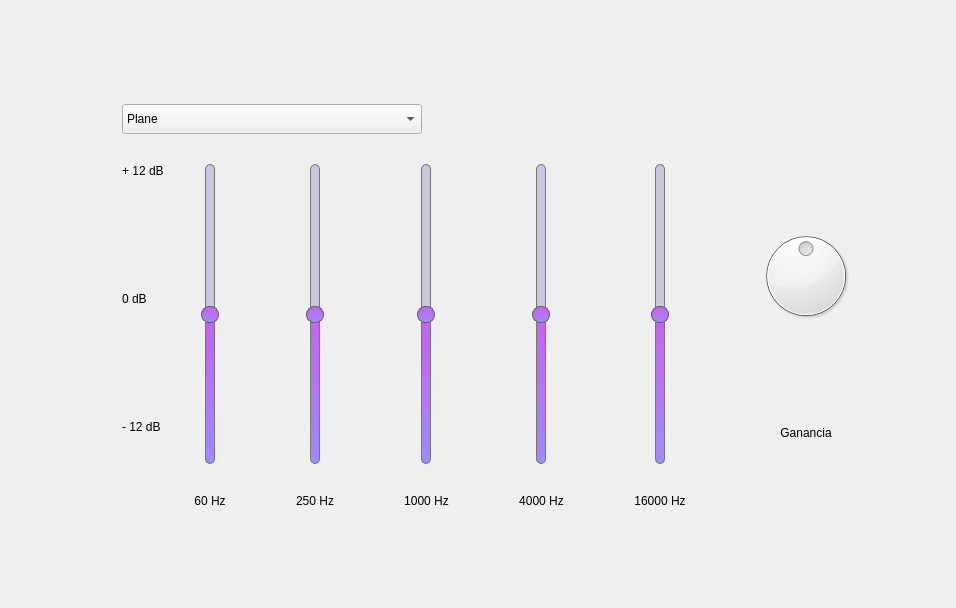
      <widget class="QWidget" name="equalizer_page">
       <property name="styleSheet">
        <string notr="true">QDial {
    background: none;
}

QDial::groove {
    background: qlineargradient(spread:pad, x1:0, y1:0, x2:1, y2:1, stop:0 #c661ea, stop:1 rgb(179, 159, 255));
    border: 1px solid #bbb;
    border-radius: 50%; /* Forma circular */
}

QDial::handle {
    background: qlineargradient(spread:pad, x1:0, y1:0, x2:1, y2:1, stop:0 #c661ea, stop:1 rgb(159, 139, 255));
    border: 1px solid #5c5c5c;
    width: 15px;
    height: 15px;
    border-radius: 8px;
}

QDial::handle:hover {
    background: qlineargradient(spread:pad, x1:0, y1:0, x2:1, y2:1, stop:0 rgb(199, 179, 255), stop:1 rgb(179, 159, 255));
}
QSlider::groove:vertical {
    border: 1px solid #bbb;
    background: qlineargradient(x1: 0, y1: 0, x2: 0, y2: 1, stop: 0 #c661ea, stop: 1 rgb(179, 159, 255)); /* Gradiente vertical invertido */
    width: 8px;
    border-radius: 5px;
}

QSlider::handle:vertical {
    background: qlineargradient(x1: 0, y1: 0, x2: 0, y2: 1, stop: 0 #c661ea, stop: 1 rgb(159, 139, 255)); /* Gradiente vertical invertido */
    border: 1px solid #5c5c5c;
    width: 15px;
    height: 15px;
    border-radius: 8px;
    margin: 0 -5px; 
}

QSlider::handle:vertical:hover {
    background: qlineargradient(x1: 0, y1: 0, x2: 0, y2: 1, stop: 0 rgb(199, 179, 255), stop: 1 rgb(179, 159, 255)); /* Color más claro al hacer hover */
}

QSlider::add-page:vertical {
    background: qlineargradient(x1: 0, y1: 0, x2: 0, y2: 1, stop: 0 #c661ea, stop: 1 rgb(159, 139, 255)); /* Parte llena de la ranura con gradiente invertido */
    border: 1px solid #777;
    width: 10px;
    border-radius: 5px;
}

QSlider::sub-page:vertical {
    background: rgb(201, 200, 222); /* Parte vacía de la ranura */
    border: 1px solid #777;
    width: 10px;
    border-radius: 5px;
}
</string>
       </property>
       <layout class="QGridLayout" name="gridLayout_21" rowstretch="0,0">
        <property name="leftMargin">
         <number>50</number>
        </property>
        <property name="topMargin">
         <number>50</number>
        </property>
        <property name="rightMargin">
         <number>100</number>
        </property>
        <property name="bottomMargin">
         <number>100</number>
        </property>
        <property name="spacing">
         <number>40</number>
        </property>
        <item row="0" column="0">
         <widget class="QPushButton" name="back_to_config_equalizer">
          <property name="cursor">
           <cursorShape>PointingHandCursor</cursorShape>
          </property>
          <property name="styleSheet">
           <string notr="true">QPushButton {
	border: none;
	background: transparent;
}</string>
          </property>
          <property name="text">
           <string/>
          </property>
          <property name="icon">
           <iconset resource="recurses.qrc">
            <normaloff>:/icons/icons/icons8-back-100.png</normaloff>:/icons/icons/icons8-back-100.png</iconset>
          </property>
          <property name="iconSize">
           <size>
            <width>40</width>
            <height>40</height>
           </size>
          </property>
          <property name="checkable">
           <bool>true</bool>
          </property>
         </widget>
        </item>
        <item row="1" column="1">
         <layout class="QGridLayout" name="gridLayout_20">
          <property name="spacing">
           <number>30</number>
          </property>
          <item row="0" column="0">
           <widget class="QComboBox" name="combo_box_equalizer">
            <property name="sizePolicy">
             <sizepolicy hsizetype="Expanding" vsizetype="Fixed">
              <horstretch>0</horstretch>
              <verstretch>0</verstretch>
             </sizepolicy>
            </property>
            <property name="minimumSize">
             <size>
              <width>300</width>
              <height>30</height>
             </size>
            </property>
            <property name="maximumSize">
             <size>
              <width>300</width>
              <height>30</height>
             </size>
            </property>
            <property name="sizeIncrement">
             <size>
              <width>300</width>
              <height>0</height>
             </size>
            </property>
            <item>
             <property name="text">
              <string>Plane</string>
             </property>
            </item>
            <item>
             <property name="text">
              <string>Bass</string>
             </property>
            </item>
            <item>
             <property name="text">
              <string>Vocal</string>
             </property>
            </item>
            <item>
             <property name="text">
              <string>Clasical</string>
             </property>
            </item>
            <item>
             <property name="text">
              <string>User</string>
             </property>
            </item>
           </widget>
          </item>
          <item row="1" column="2">
           <layout class="QGridLayout" name="gridLayout_19">
            <item row="0" column="0">
             <widget class="QDial" name="dial">
              <property name="sizePolicy">
               <sizepolicy hsizetype="MinimumExpanding" vsizetype="Expanding">
                <horstretch>0</horstretch>
                <verstretch>0</verstretch>
               </sizepolicy>
              </property>
              <property name="minimumSize">
               <size>
                <width>100</width>
                <height>100</height>
               </size>
              </property>
              <property name="acceptDrops">
               <bool>false</bool>
              </property>
              <property name="minimum">
               <number>-10</number>
              </property>
              <property name="maximum">
               <number>10</number>
              </property>
             </widget>
            </item>
            <item row="1" column="0">
             <widget class="QLabel" name="label_equalizer_ganancia">
              <property name="sizePolicy">
               <sizepolicy hsizetype="Preferred" vsizetype="Minimum">
                <horstretch>0</horstretch>
                <verstretch>0</verstretch>
               </sizepolicy>
              </property>
              <property name="minimumSize">
               <size>
                <width>0</width>
                <height>30</height>
               </size>
              </property>
              <property name="text">
               <string>Ganancia</string>
              </property>
              <property name="alignment">
               <set>Qt::AlignCenter</set>
              </property>
             </widget>
            </item>
           </layout>
          </item>
          <item row="1" column="0" rowspan="3">
           <layout class="QGridLayout" name="gridLayout_8">
            <item row="0" column="0">
             <layout class="QVBoxLayout" name="verticalLayout_5">
              <item>
               <widget class="QLabel" name="label_equalizer_12dbmas">
                <property name="text">
                 <string>+ 12 dB</string>
                </property>
               </widget>
              </item>
              <item>
               <spacer name="verticalSpacer_4">
                <property name="orientation">
                 <enum>Qt::Vertical</enum>
                </property>
                <property name="sizeType">
                 <enum>QSizePolicy::MinimumExpanding</enum>
                </property>
                <property name="sizeHint" stdset="0">
                 <size>
                  <width>20</width>
                  <height>40</height>
                 </size>
                </property>
               </spacer>
              </item>
              <item>
               <widget class="QLabel" name="label_equalizer_0db">
                <property name="sizePolicy">
                 <sizepolicy hsizetype="Preferred" vsizetype="Preferred">
                  <horstretch>0</horstretch>
                  <verstretch>0</verstretch>
                 </sizepolicy>
                </property>
                <property name="text">
                 <string>0 dB</string>
                </property>
               </widget>
              </item>
              <item>
               <spacer name="verticalSpacer_8">
                <property name="orientation">
                 <enum>Qt::Vertical</enum>
                </property>
                <property name="sizeType">
                 <enum>QSizePolicy::MinimumExpanding</enum>
                </property>
                <property name="sizeHint" stdset="0">
                 <size>
                  <width>20</width>
                  <height>40</height>
                 </size>
                </property>
               </spacer>
              </item>
              <item alignment="Qt::AlignTop">
               <widget class="QLabel" name="label_equalizer_12dbmenos">
                <property name="text">
                 <string>- 12 dB</string>
                </property>
               </widget>
              </item>
             </layout>
            </item>
            <item row="0" column="1" rowspan="2">
             <widget class="QSlider" name="slider_60">
              <property name="sizePolicy">
               <sizepolicy hsizetype="Expanding" vsizetype="Expanding">
                <horstretch>0</horstretch>
                <verstretch>0</verstretch>
               </sizepolicy>
              </property>
              <property name="minimumSize">
               <size>
                <width>0</width>
                <height>300</height>
               </size>
              </property>
              <property name="maximumSize">
               <size>
                <width>16777215</width>
                <height>500</height>
               </size>
              </property>
              <property name="minimum">
               <number>-12</number>
              </property>
              <property name="maximum">
               <number>12</number>
              </property>
              <property name="orientation">
               <enum>Qt::Vertical</enum>
              </property>
              <property name="invertedAppearance">
               <bool>false</bool>
              </property>
             </widget>
            </item>
            <item row="0" column="2">
             <spacer name="horizontalSpacer_14">
              <property name="orientation">
               <enum>Qt::Horizontal</enum>
              </property>
              <property name="sizeHint" stdset="0">
               <size>
                <width>40</width>
                <height>20</height>
               </size>
              </property>
             </spacer>
            </item>
            <item row="0" column="3" rowspan="2">
             <widget class="QSlider" name="slider_250">
              <property name="sizePolicy">
               <sizepolicy hsizetype="Expanding" vsizetype="Expanding">
                <horstretch>0</horstretch>
                <verstretch>0</verstretch>
               </sizepolicy>
              </property>
              <property name="minimumSize">
               <size>
                <width>0</width>
                <height>300</height>
               </size>
              </property>
              <property name="maximumSize">
               <size>
                <width>16777215</width>
                <height>500</height>
               </size>
              </property>
              <property name="minimum">
               <number>-12</number>
              </property>
              <property name="maximum">
               <number>12</number>
              </property>
              <property name="orientation">
               <enum>Qt::Vertical</enum>
              </property>
              <property name="invertedAppearance">
               <bool>false</bool>
              </property>
             </widget>
            </item>
            <item row="0" column="4">
             <spacer name="horizontalSpacer_15">
              <property name="orientation">
               <enum>Qt::Horizontal</enum>
              </property>
              <property name="sizeHint" stdset="0">
               <size>
                <width>40</width>
                <height>20</height>
               </size>
              </property>
             </spacer>
            </item>
            <item row="0" column="5" rowspan="2">
             <widget class="QSlider" name="slider_1k">
              <property name="sizePolicy">
               <sizepolicy hsizetype="Expanding" vsizetype="Expanding">
                <horstretch>0</horstretch>
                <verstretch>0</verstretch>
               </sizepolicy>
              </property>
              <property name="minimumSize">
               <size>
                <width>0</width>
                <height>300</height>
               </size>
              </property>
              <property name="maximumSize">
               <size>
                <width>16777215</width>
                <height>500</height>
               </size>
              </property>
              <property name="minimum">
               <number>-12</number>
              </property>
              <property name="maximum">
               <number>12</number>
              </property>
              <property name="orientation">
               <enum>Qt::Vertical</enum>
              </property>
              <property name="invertedAppearance">
               <bool>false</bool>
              </property>
             </widget>
            </item>
            <item row="0" column="6">
             <spacer name="horizontalSpacer_16">
              <property name="orientation">
               <enum>Qt::Horizontal</enum>
              </property>
              <property name="sizeHint" stdset="0">
               <size>
                <width>40</width>
                <height>20</height>
               </size>
              </property>
             </spacer>
            </item>
            <item row="0" column="7" rowspan="2">
             <widget class="QSlider" name="slider_4k">
              <property name="sizePolicy">
               <sizepolicy hsizetype="Expanding" vsizetype="Expanding">
                <horstretch>0</horstretch>
                <verstretch>0</verstretch>
               </sizepolicy>
              </property>
              <property name="minimumSize">
               <size>
                <width>0</width>
                <height>300</height>
               </size>
              </property>
              <property name="maximumSize">
               <size>
                <width>16777215</width>
                <height>500</height>
               </size>
              </property>
              <property name="minimum">
               <number>-12</number>
              </property>
              <property name="maximum">
               <number>12</number>
              </property>
              <property name="orientation">
               <enum>Qt::Vertical</enum>
              </property>
              <property name="invertedAppearance">
               <bool>false</bool>
              </property>
             </widget>
            </item>
            <item row="0" column="8">
             <spacer name="horizontalSpacer_17">
              <property name="orientation">
               <enum>Qt::Horizontal</enum>
              </property>
              <property name="sizeHint" stdset="0">
               <size>
                <width>40</width>
                <height>20</height>
               </size>
              </property>
             </spacer>
            </item>
            <item row="0" column="9" rowspan="2">
             <widget class="QSlider" name="slider_16k">
              <property name="sizePolicy">
               <sizepolicy hsizetype="Expanding" vsizetype="Expanding">
                <horstretch>0</horstretch>
                <verstretch>0</verstretch>
               </sizepolicy>
              </property>
              <property name="minimumSize">
               <size>
                <width>0</width>
                <height>300</height>
               </size>
              </property>
              <property name="maximumSize">
               <size>
                <width>16777215</width>
                <height>500</height>
               </size>
              </property>
              <property name="minimum">
               <number>-12</number>
              </property>
              <property name="maximum">
               <number>12</number>
              </property>
              <property name="orientation">
               <enum>Qt::Vertical</enum>
              </property>
              <property name="invertedAppearance">
               <bool>false</bool>
              </property>
             </widget>
            </item>
            <item row="2" column="1" alignment="Qt::AlignTop">
             <widget class="QLabel" name="label_equalizer_60">
              <property name="sizePolicy">
               <sizepolicy hsizetype="Expanding" vsizetype="Preferred">
                <horstretch>0</horstretch>
                <verstretch>0</verstretch>
               </sizepolicy>
              </property>
              <property name="text">
               <string>60 Hz</string>
              </property>
              <property name="alignment">
               <set>Qt::AlignCenter</set>
              </property>
             </widget>
            </item>
            <item row="2" column="3" alignment="Qt::AlignTop">
             <widget class="QLabel" name="label_equalizer_250">
              <property name="sizePolicy">
               <sizepolicy hsizetype="Expanding" vsizetype="Preferred">
                <horstretch>0</horstretch>
                <verstretch>0</verstretch>
               </sizepolicy>
              </property>
              <property name="text">
               <string>250 Hz</string>
              </property>
              <property name="alignment">
               <set>Qt::AlignCenter</set>
              </property>
             </widget>
            </item>
            <item row="2" column="5" alignment="Qt::AlignTop">
             <widget class="QLabel" name="label_equalizer_1k">
              <property name="sizePolicy">
               <sizepolicy hsizetype="Expanding" vsizetype="Preferred">
                <horstretch>0</horstretch>
                <verstretch>0</verstretch>
               </sizepolicy>
              </property>
              <property name="text">
               <string>1000 Hz</string>
              </property>
              <property name="alignment">
               <set>Qt::AlignCenter</set>
              </property>
             </widget>
            </item>
            <item row="2" column="7" alignment="Qt::AlignTop">
             <widget class="QLabel" name="label_equalizer_4k">
              <property name="sizePolicy">
               <sizepolicy hsizetype="Expanding" vsizetype="Preferred">
                <horstretch>0</horstretch>
                <verstretch>0</verstretch>
               </sizepolicy>
              </property>
              <property name="text">
               <string>4000 Hz</string>
              </property>
              <property name="alignment">
               <set>Qt::AlignCenter</set>
              </property>
             </widget>
            </item>
            <item row="2" column="9" alignment="Qt::AlignTop">
             <widget class="QLabel" name="label_equalizer_16k">
              <property name="sizePolicy">
               <sizepolicy hsizetype="Expanding" vsizetype="Preferred">
                <horstretch>0</horstretch>
                <verstretch>0</verstretch>
               </sizepolicy>
              </property>
              <property name="text">
               <string>16000 Hz</string>
              </property>
              <property name="alignment">
               <set>Qt::AlignCenter</set>
              </property>
             </widget>
            </item>
           </layout>
          </item>
          <item row="1" column="1">
           <spacer name="horizontalSpacer_12">
            <property name="orientation">
             <enum>Qt::Horizontal</enum>
            </property>
            <property name="sizeType">
             <enum>QSizePolicy::Preferred</enum>
            </property>
            <property name="sizeHint" stdset="0">
             <size>
              <width>40</width>
              <height>20</height>
             </size>
            </property>
           </spacer>
          </item>
         </layout>
        </item>
       </layout>
      </widget>
